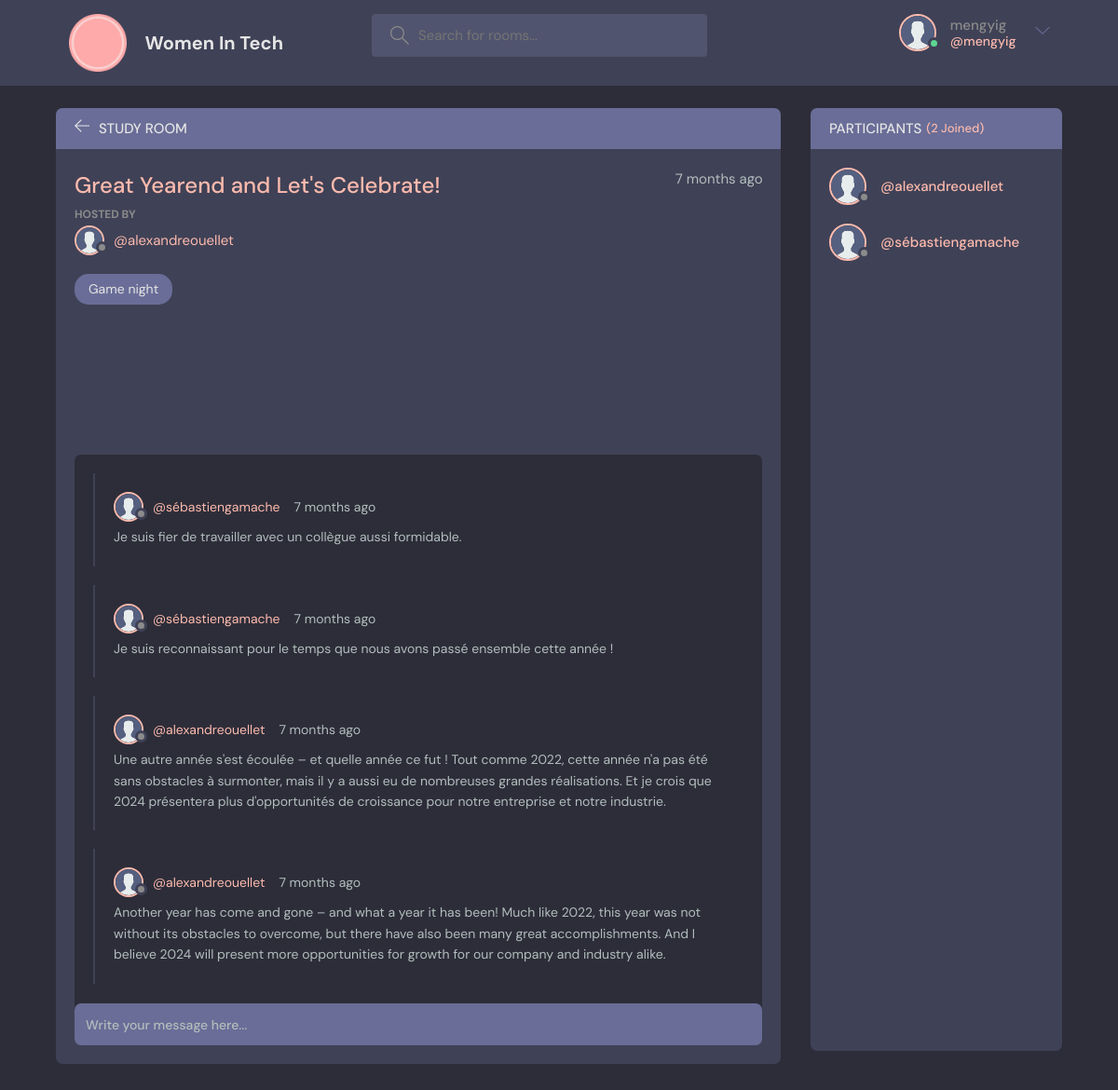
The page /room/26/ (signed in) on the database its author committed.
### base/models.py (models this page shows, shortened)
class Room(models.Model):
    host = models.ForeignKey(User, on_delete=models.SET_NULL, null=True)
    topic = models.ForeignKey(
        Topic, on_delete=models.SET_NULL, null=True)
    name = models.CharField(max_length=200)
    description = models.TextField(null=True, blank=True)
    participants = models.ManyToManyField(
        User, related_name="participants", blank=True)
    updated = models.DateTimeField(auto_now=True)
    created = models.DateTimeField(auto_now_add=True)
    class Meta:
        ordering = ['-updated', '-created']

class Topic(models.Model):
    name = models.CharField(max_length=200)
    class Meta:
        ordering = ['name']
    def __str__(self):
        return self.name

class Message(models.Model):
    user = models.ForeignKey(User, on_delete=models.CASCADE)
    room = models.ForeignKey(Room, on_delete=models.CASCADE)
    body = models.TextField()
    updated = models.DateTimeField(auto_now=True)
    created = models.DateTimeField(auto_now_add=True)
    class Meta:
        ordering = ['-updated', '-created']

### base/views.py (the view, shortened to what this page needs)
# urls.py: path('room/<str:pk>/', views.room, name='room'),
def room(request, pk):
    room = Room.objects.get(id=pk)
    room_messages = room.message_set.all()
    participants = room.participants.all()
    context = {"room": room, "room_messages": room_messages,
               "participants": participants}
    return render(request, "base/room.html", context)

### base/templates/base/room.html (shortened to what this page needs)
{% extends 'main.html' %}
{% load static %}
{% block content %}
<main class="profile-page layout layout--2">
  <div class="container">
    <div class="room">
      <div class="room__top">
        <div class="room__topLeft">
          <a href="{% url 'home' %}">
            <svg version="1.1" xmlns="http://www.w3.org/2000/svg" width="32" height="32" viewBox="0 0 32 32">
              <title>arrow-left</title>
              <path
                d="M13.723 2.286l-13.723 13.714 13.719 13.714 1.616-1.611-10.96-10.96h27.625v-2.286h-27.625l10.965-10.965-1.616-1.607z">
              </path>
            </svg>
          </a>
          <h3>Study Room</h3>
        </div>
      </div>
      <div class="room__box scroll">
        <div class="room__header scroll">
          <div class="room__info">
            <h3>{{room.name}}</h3>
            <span>{{room.created|timesince}} ago</span>
          </div>
          <div class="room__hosted">
            <p>Hosted By</p>
            <a href="{% url 'user-profile' room.host.id %}" class="room__author">
              <div class="avatar avatar--small">
                <img src="{% static 'images/avatar.svg' %}" />
              </div>
              <span>@{{room.host.username}}</span>
            </a>
          </div>
          <span class="room__topics">{{room.topic}}</span>
        </div>
        <div class="room__conversation">
          <div class="threads scroll">
            {% for message in room_messages %}
            <div class="thread">
              <div class="thread__top">
                <div class="thread__author">
                  <a href="{% url 'user-profile' message.user.id %}" class="thread__authorInfo">
                    <div class="avatar avatar--small">
                      <img src="{% static 'images/avatar.svg' %}" />
                    </div>
                    <span>@{{message.user.username}}</span>
                  </a>
                  <span class="thread__date">{{message.created|timesince}} ago</span>
                </div>
              </div>
              <div class="thread__details">
                {{message.body}}
              </div>
            </div>
            {% endfor %}
          </div>
        </div>
      </div>
      <div class="room__message">
        <form action="" method="POST">
          <input name="body" placeholder="Write your message here..." />
        </form>
      </div>
    </div>
    <div class="participants">
      <h3 class="participants__top">Participants <span>({{participants.count}} Joined)</span></h3>
      <div class="participants__list scroll">
        {% for user in participants %}
        <a href="{%  url 'user-profile' user.id %}" class="participant">
          <div class="avatar avatar--medium">
            <img src="{% static 'images/avatar.svg' %}" />
          </div>
          <p>
            <span>@{{user.username}}</span>
          </p>
        </a>
        {% endfor %}
      </div>
    </div>
  </div>
</main>
{% endblock content %}

### templates/navbar.html (shortened to what this page needs)
{% load static %}
<header class=" header header--loggedIn">
    <div class="container">
        <a href="{% url 'home' %}" class="header__logo">
            <img src="{% static 'images/pink-circle-hi.png' %}" />
            <h1>Women In Tech</h1>
        </a>
        <form class="header__search" method="GET" action="{% url 'home' %}">
            <label>
                <input name="q" placeholder="Search for rooms..." />
            </label>
        </form>
        <nav class="header__menu">
            {% if request.user.is_authenticated %}
            <div class="header__user">
                <a href="{% url 'update-user' %}">
                    <div class="avatar avatar--medium active">
                        <img src="{% static 'images/avatar.svg' %}" />
                    </div>
                    <p>{{request.user.username}} <span> @{{request.user.username}}</span></p>
                </a>
                <button class="dropdown-button">
                    <svg version="1.1" xmlns="http://www.w3.org/2000/svg" width="32" height="32" viewBox="0 0 32 32">
                        <title>chevron-down</title>
                        <path d="M16 21l-13-13h-3l16 16 16-16h-3l-13 13z"></path>
                    </svg>
                </button>
            </div>
            {% else %}
            <a href="{% url 'login' %}">
                <img src="{% static 'images/avatar.svg' %}" />
                <p>Login</p>
            </a>
            {% endif %}
        </nav>
    </div>
</header>

### rows shown on the page
Room: name "Great Yearend and Let's Celebrate!", created "7 months", host.username "alexandreouellet", topic "Game night"
Message: user.username "sébastiengamache", created "7 months", body "Je suis fier de travailler avec un collègue aussi formidable."
Message: user.username "sébastiengamache", created "7 months", body "Je suis reconnaissant pour le temps que nous avons passé ensemble cette année !"
Message: user.username "alexandreouellet", created "7 months", body "Une autre année s'est écoulée – et quelle année ce fut ! Tout comme 2022, cette année n'a pas été sans obstacles à surmonter, mais il y a aussi eu de nombreuses grandes réalisations. Et je crois que 2024 présentera plus d'opportunités de croissance pour notre entreprise et notre industrie."
Message: user.username "alexandreouellet", created "7 months", body "Another year has come and gone – and what a year it has been! Much like 2022, this year was not without its obstacles to overcome, but there have also been many great accomplishments. And I believe 2024 will present more opportunities for growth for our company and industry alike."

### other values the page prints
{{ request.user.username }} "mengyig"
{{ participants.count }} "2"
{{ user.username }} "alexandreouellet"
{{ user.username }} "sébastiengamache"
